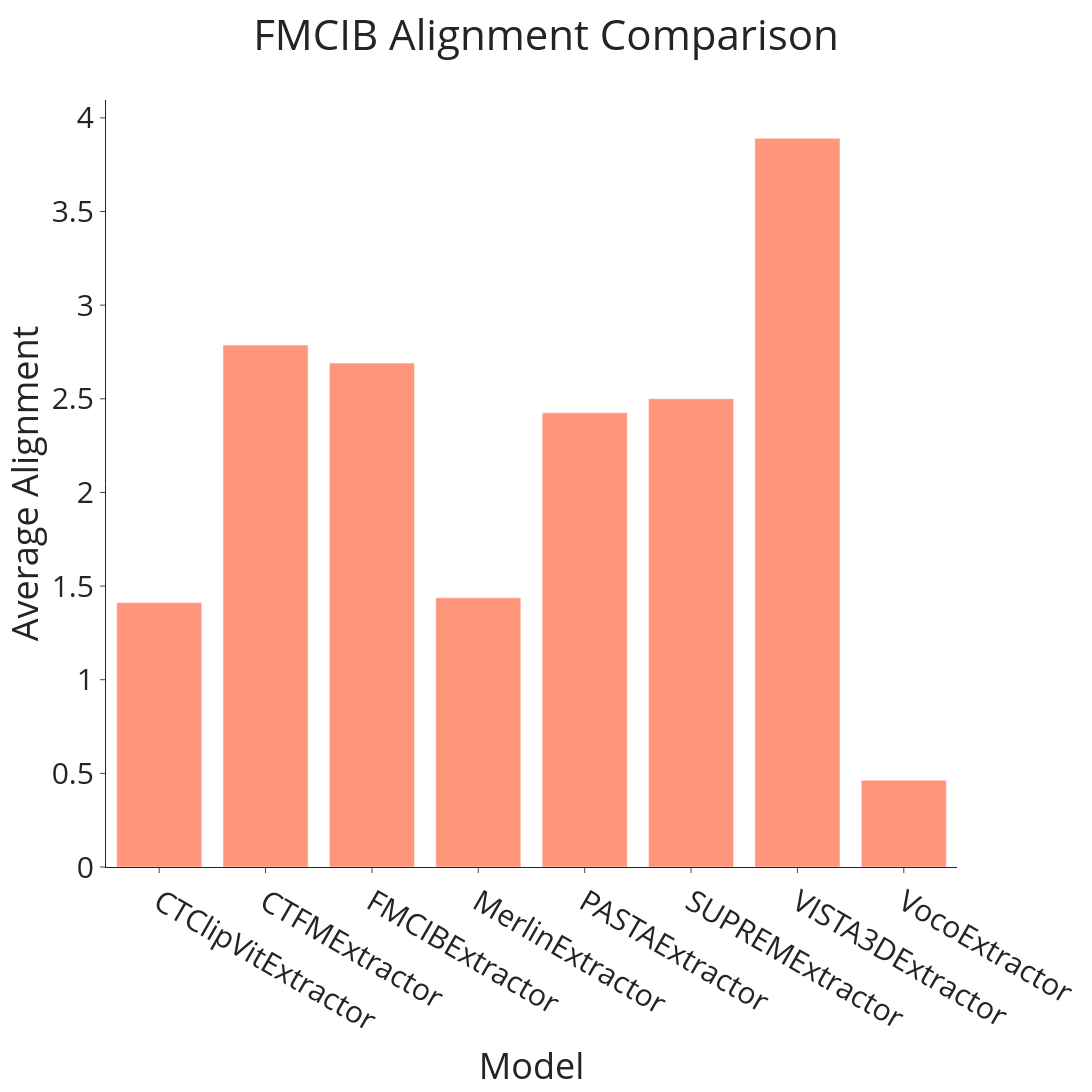

Source (notebook cell):
### Markdown cell above
### Visualize FMCIB Alignment

Create a bar plot to visualize the average FMCIB alignment for different models.

### Code cell
# Create a minimalist bar plot of averaged FMCIB alignment for different models
fig = px.bar(
    df_alignment,
    x="Models",
    y="FMCIB_alignment_avg",
    labels={"FMCIB_alignment_avg": "Average FMCIB Alignment", "Models": "Model"},
    title="FMCIB Alignment Comparison",
)

# Style the plot
fig.update_traces(
    marker_color="#FF7C5B",
    marker_opacity=0.8,
)

# Update the layout to a minimalist style
fig.update_layout(
    template="simple_white",
    title_x=0.5,
    xaxis_title="Model",
    yaxis_title="Average Alignment",
    width=1200,
    height=1200,
    font_size=30,
    showlegend=False
)

# Display and save the plot
fig.show()
fig.write_html("fmcib_alignment_comparison.html")
print("FMCIB alignment visualization saved as HTML file.")

### Figure 1 — Plotly figure (JSON) as saved in the notebook; plotly's stock layout.template omitted (floating-point values rounded to 4 significant figures)
{"data": [{"hovertemplate": "Model=%{x}<br>Average FMCIB Alignment=%{y}<extra></extra>", "legendgroup": "", "marker": {"color": "#FF7C5B", "opacity": 0.8, "pattern": {"shape": ""}}, "name": "", "orientation": "v", "showlegend": false, "textposition": "auto", "type": "bar", "x": ["CTClipVitExtractor", "CTFMExtractor", "FMCIBExtractor", "MerlinExtractor", "PASTAExtractor", "SUPREMExtractor", "VISTA3DExtractor", "VocoExtractor"], "xaxis": "x", "y": [1.412, 2.787, 2.691, 1.438, 2.425, 2.501, 3.891, 0.4631], "yaxis": "y"}], "layout": {"barmode": "relative", "font": {"size": 30}, "height": 1200, "legend": {"tracegroupgap": 0}, "showlegend": false, "title": {"text": "FMCIB Alignment Comparison", "x": 0.5}, "width": 1200, "xaxis": {"anchor": "y", "domain": [0, 1], "title": {"text": "Model"}}, "yaxis": {"anchor": "x", "domain": [0, 1], "title": {"text": "Average Alignment"}}}}
